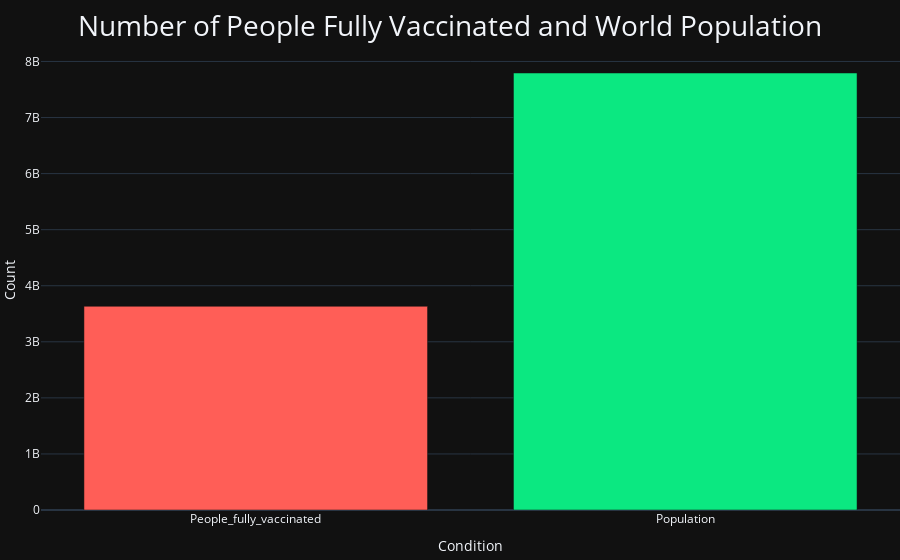

This figure's notebook cell:
### Code cell


### Figure 1 — Plotly figure (JSON) as saved in the notebook; plotly's stock layout.template omitted (floating-point values rounded to 4 significant figures)
{"data": [{"alignmentgroup": "True", "hovertemplate": "Condition=%{x}<br>Count=%{y:,}<extra></extra>", "legendgroup": "", "marker": {"color": ["#ff5e57", "#0be881"], "pattern": {"shape": ""}}, "name": "", "offsetgroup": "", "orientation": "v", "showlegend": false, "textposition": "auto", "type": "bar", "x": ["People_fully_vaccinated", "Population"], "xaxis": "x", "y": [3633487663, 7794592576], "yaxis": "y"}], "layout": {"barmode": "relative", "legend": {"tracegroupgap": 0}, "margin": {"b": 50, "l": 0, "r": 0, "t": 50}, "title": {"font": {"size": 28}, "text": "Number of People Fully Vaccinated and World Population", "x": 0.5, "xanchor": "center", "y": 0.97, "yanchor": "top"}, "xaxis": {"anchor": "y", "domain": [0, 1], "title": {"text": "Condition"}}, "yaxis": {"anchor": "x", "domain": [0, 1], "title": {"text": "Count"}}}}
